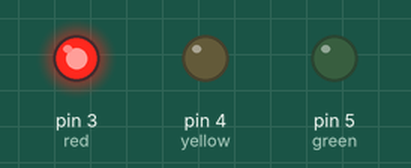
Bench run of a sketch on a simulated Arduino Uno, built with avr-gcc and run on an emulated ATmega328P. Shown: output pins drawn as LEDs (lit = HIGH).

Above: at 5.0 s.
At 14.5 s:
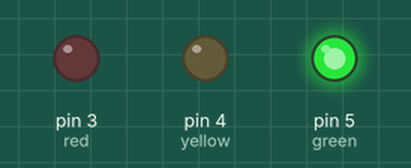
At 18.0 s:
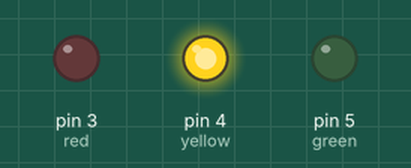
Timing chart, 0 to 24.7 s (numbered marks = the images above):
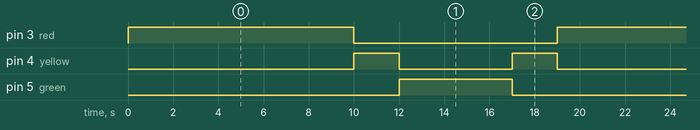

Measured:
- by itself, pin 3 (red): alternates HIGH for 10.0 s and LOW for 9.0 s
- by itself, pin 4 (yellow): repeats every 19.0 s: LOW 5.0 s, HIGH 2.0 s, LOW 10.0 s, HIGH 2.0 s
- by itself, pin 5 (green): alternates HIGH for 5.0 s and LOW for 14.0 s

The sketch:

traffic_light.ino
```cpp
int red = 3;
int yellow = 4;
int green = 5;
void setup() {
  pinMode(red , OUTPUT);
  pinMode(yellow , OUTPUT);
  pinMode(green , OUTPUT);
}
int i = 1;
void loop() {
  while( i > 0)
  {
      digitalWrite(red , HIGH);
      delay(10000);
      digitalWrite(red , LOW);
      digitalWrite(yellow , HIGH);
      delay(2000);
      digitalWrite(yellow , LOW);
      digitalWrite(green , HIGH);
      delay(5000);
      digitalWrite(green , LOW);
      digitalWrite(yellow , HIGH);
      delay(2000);
      digitalWrite(yellow , LOW);
  }
}
```
